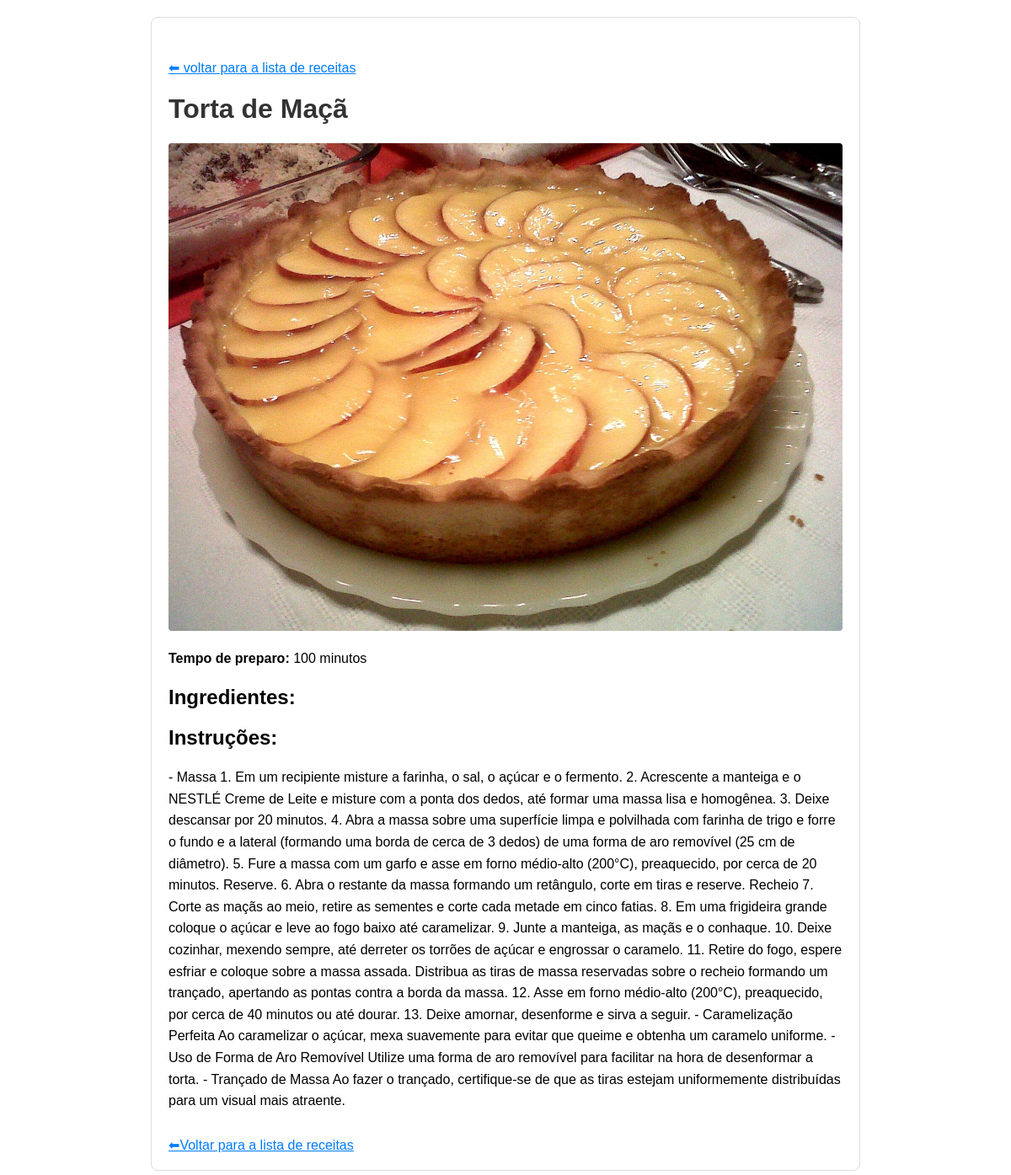
The page /recipes/2/ on the database its author committed.
### recipes/models.py (models this page shows, shortened)
class Recipe(models.Model):
    title = models.CharField(max_length=200)
    ingredientes = models.TextField()
    instructions = models.TextField()
    cooking_time = models.IntegerField(help_text="Em minutos")
    image = models.ImageField(upload_to='recipes/', blank=True, null=True)
    class Meta:
        verbose_name_plural = "Recipes"

### recipes/views.py (the view)
# urls.py: path('<int:pk>/', views.recipe_detail, name ='recipe_detail')
def recipe_detail(request, pk):
    recipe = get_object_or_404(Recipe, pk=pk)
    return render(request, 'recipes/recipe_detail.html',{'recipe': recipe})

### recipes/templates/recipes/recipe_detail.html (shortened to what this page needs)
<!DOCTYPE html>
<html lang="pt-br">
<head>
</head>
<body>
    <div class="container">
        <a href="{% url 'recipes_list' %}" class="back-link">⬅ voltar para a lista de receitas</a>
        <h1>{{recipe.title}}</h1>
        {% if recipe.image %}
            <img src="{{recipe.image.url}}" alt="image de {{recipe.title}}">
        {% endif %}
        <p><strong>Tempo de preparo:</strong> {{ recipe.cooking_time }} minutos</p>
        <h2>Ingredientes:</h2>
        <h2>Instruções:</h2>
        <p>{{ recipe.instructions}}</p>
        <a href="{% url 'recipes_list' %}" class="back-link">⬅Voltar para a lista de receitas</a>
    </div>
</body>
</html>

### recipes/templates/recipes/recipe_detail.html (style rules this page uses)
body { font-family: Arial, sans-serif; margin: 20px; }
.container { max-width: 800px; margin: auto; padding: 20px; border: 1px solid #ddd; border-radius: 8px; }
img { max-width: 100%; height: auto; display: block; margin-bottom: 20px; border-radius: 4px; }
h1 { color: #333; }
p { line-height: 1.6; }
.back-link { display: block; margin-top: 30px; color: #007bff; text-decoration: nome; }

### rows shown on the page
Recipe: title "Torta de Maçã", image (picture), cooking_time "100", instructions "- Massa 1. Em um recipiente misture a farinha, o sal, o açúcar e o fermento. 2. Acrescente a manteiga e o NESTLÉ Creme de Leite e misture com a ponta dos dedos, até formar uma massa lisa e homogênea. 3. Deixe descansar por 20 minutos. 4. Abra a massa sobre uma superfície limpa e polvilhada com farinha de trigo e forre o fundo e a lateral (formando uma borda de cerca de 3 dedos) de uma forma de aro removível (25 cm de diâmetro). 5. Fure a massa com um garfo e asse em forno médio-alto (200°C), preaquecido, por cerca de 20 minutos. Reserve. 6. Abra o restante da massa formando um retângulo, corte em tiras e reserve. Recheio 7. Corte as maçãs ao meio, retire as sementes e corte cada metade em…"
